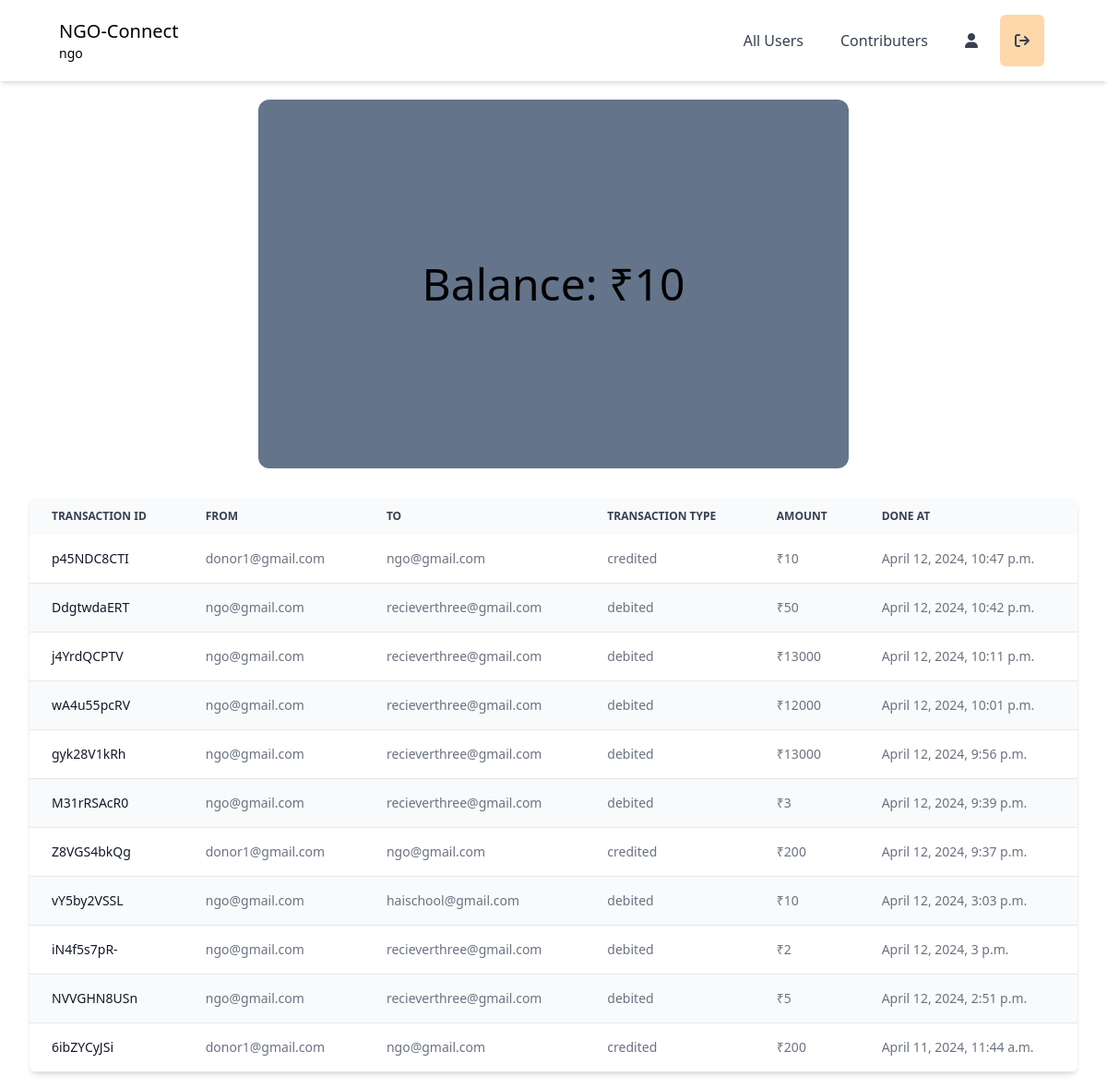
Page /ngo/ngo_balance_sheet (signed in) on the earlier database version.
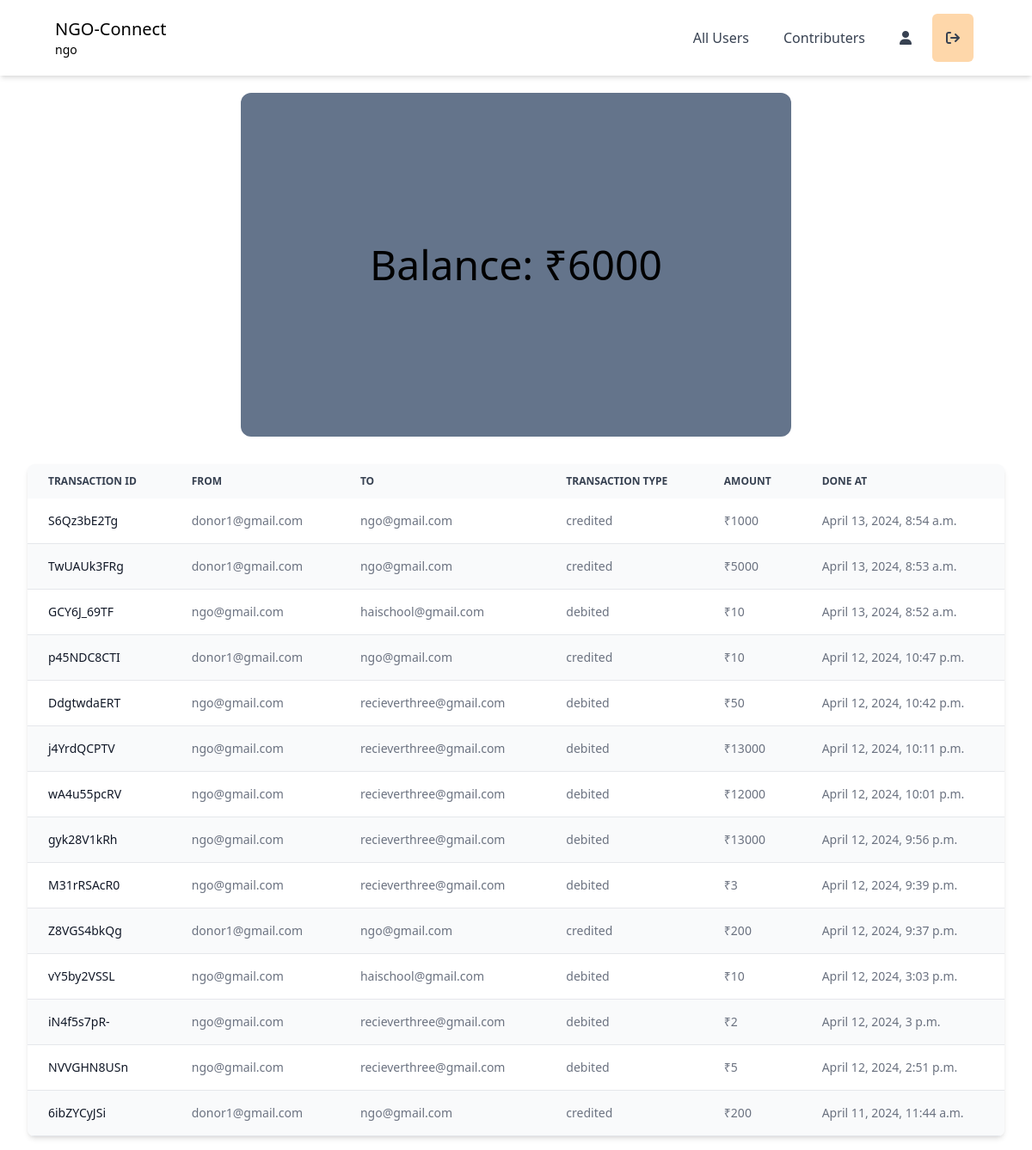
Same page on the later database version.
### ngo/models.py (models this page shows)
class NgoBank(models.Model):
    user = models.OneToOneField(User, on_delete=models.CASCADE)
    current_balance = models.IntegerField(null=True)

class NgoBankTransactions(models.Model):
    from_user = models.ForeignKey(User, on_delete=models.CASCADE, related_name='sent', null=True)
    to_user = models.ForeignKey(User, on_delete=models.CASCADE, related_name='received', null=True)
    amount = models.IntegerField(null=True)
    transaction_id = models.CharField(max_length=10, null=True)
    transaction_type = models.CharField(max_length=8, choices=(('credited', 'credited'), ('debited', 'debited')), null=True)
    done_at = models.DateTimeField(auto_now=True,blank=True, null=True)

### ngo/views.py (the view)
# urls.py: path('ngo_balance_sheet', views.ngo_balance_sheet, name="ngo_balance_sheet"),
def ngo_balance_sheet(request):
    profile=request.user
    try:
        bank = NgoBank.objects.get(user=request.user)
    except NgoBank.DoesNotExist:
        bank = NgoBank(user=request.user)
    transactions = NgoBankTransactions.objects.filter(
        Q(from_user=request.user) | Q(to_user=request.user)
    ).order_by('-done_at')
    context = {
        'user': profile,
        'bank': bank,
        'transactions': transactions,
    }
    return render(request, 'ngo_balance_sheet.html', context)

### ngo/templates/ngo_balance_sheet.html (shortened to what this page needs)
<!DOCTYPE html>
<html lang="en">
<head>
    <script src="https://cdn.tailwindcss.com"></script>
    <link rel="stylesheet" href="https://cdnjs.cloudflare.com/ajax/libs/font-awesome/6.1.1/css/all.min.css" />
</head>
<body>
    <header
    class="lg:px-16 px-4 bg-white flex flex-wrap items-center py-4 shadow-md"
>
    <div class="flex-1 flex justify-between items-center">
      <a href="#" class="text-xl">NGO-Connect <p class="text-sm">{{ user.first_name }}</p></a>
    </div>
    <div class="hidden lg:flex lg:items-center lg:w-auto w-full" id="menu">
        <nav>
            <ul class="lg:flex items-center justify-between text-base text-gray-700 pt-4 lg:pt-0">
                <li><a class="lg:p-4 py-3 rounded-md px-0 mx-1 block hover:bg-blue-300" href="/ngo/ngo_all_users">All Users</a></li>
                <li><a class="lg:p-4 py-3 rounded-md px-0 mx-1 block hover:bg-blue-300" href="/ngo/ngo_donor_users">Contributers</a></li>
                <li><a class="lg:p-4 py-3 rounded-md px-0 mx-1 block hover:bg-blue-300" href="/ngo/ngo_profile_page"><i class="fa fa-user" aria-hidden="true"></i></a></li>
                <li><a class="lg:p-4 py-3 rounded-md bg-orange-200 px-0 mx-1 block hover:bg-red-500" href="/logout"><i class="fa fa-sign-out" aria-hidden="true"></i></a></li>
            </ul>
        </nav>
    </div>
</header>
<section class="m-1 flex justify-center items-center" id="balance">
    <div class="flex justify-center items-center text-center h-full w-full my-4 py-4 bg-slate-500 rounded-xl" style="height: 50vh; width: 80vh;">
        <h1 class="text-5xl">Balance: ₹{{bank.current_balance}}</h1>
    </div>
</section>
<section id="transactions" class="m-4 px-4">
    {% if transactions %}
    <div class="relative overflow-x-auto shadow-md sm:rounded-lg">
        <table class="w-full text-sm text-left rtl:text-right text-gray-500 dark:text-gray-400">
            <thead class="text-xs text-gray-700 uppercase bg-gray-50 dark:bg-gray-700 dark:text-gray-400">
                <tr>
                    <th scope="col" class="px-6 py-3">
                        Transaction Id
                    </th>
                    <th scope="col" class="px-6 py-3">
                        From
                    </th>
                    <th scope="col" class="px-6 py-3">
                        To
                    </th>
                    <th scope="col" class="px-6 py-3">
                        Transaction Type
                    </th>
                    <th scope="col" class="px-6 py-3">
                        Amount
                    </th>
                    <th scope="col" class="px-6 py-3">
                        Done At
                    </th>
                </tr>
            </thead>
            <tbody>
                {% for i in transactions %}
                <tr class="odd:bg-white odd:dark:bg-gray-900 even:bg-gray-50 even:dark:bg-gray-800 border-b dark:border-gray-700">
                    <th scope="row" class="px-6 py-4 font-medium text-gray-900 whitespace-nowrap dark:text-white">
                        {{ i.transaction_id }}
                    </th>
                    <td class="px-6 py-4">
                        {{ i.from_user }}
                    </td>
                    <td class="px-6 py-4">
                        {{ i.to_user }}
                    </td>
                    <td class="px-6 py-4">
                        {{ i.transaction_type }}
                    </td>
                    <td class="px-6 py-4">
                        ₹{{ i.amount }}
                    </td>
                    <td class="px-6 py-4">
                        {{ i.done_at }}
                    </td>
                </tr>
                {% endfor %}
            </tbody>
        </table>
    </div>
    {% endif %}
</section>
</body>
</html>

Differences in the rows shown:
changed NgoBank: current_balance "10" → "6000"
added NgoBankTransactions: transaction_id "S6Qz3bE2Tg", from_user "donor1@gmail.com", to_user "ngo@gmail.com", transaction_type "credited", amount "1000", done_at "April 13, 2024, 8:54 a.m."
added NgoBankTransactions: transaction_id "TwUAUk3FRg", from_user "donor1@gmail.com", to_user "ngo@gmail.com", transaction_type "credited", amount "5000", done_at "April 13, 2024, 8:53 a.m."
added NgoBankTransactions: transaction_id "GCY6J_69TF", from_user "ngo@gmail.com", to_user "haischool@gmail.com", transaction_type "debited", amount "10", done_at "April 13, 2024, 8:52 a.m."
